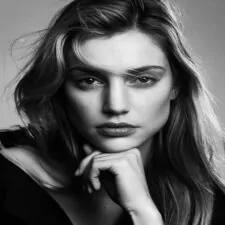
#> input picture 05_computer_vision/assets/004.jpeg, 225 x 225 px, found by its file name
$ jupyter execute --allow-errors part01.ipynb   (older library calls are emulated)
#> lines starting #> are read from the running program, lines starting #| are printed output that depends on the picture
[cell 1]
import cv2
import matplotlib.pyplot as plt
import numpy as np

[cell 2]
src = cv2.imread(r"C:\Users\Student\Desktop\pic08\004.jpeg")
#> src is the input picture: shape (225, 225, 3); mean B, G, R 90.2, 90.2, 90.2
src = cv2.GaussianBlur(src,(3,3), 0)
src_gray = cv2.cvtColor(src, cv2.COLOR_BGR2GRAY)
dst = cv2.Laplacian(src_gray, cv2.CV_16S, ksize = 3)
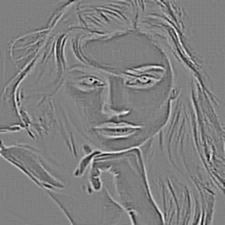
#> dst: shape (225, 225) int16; min -240, max 238, mean 0; drawn with min black and max white
abs_dst = cv2.convertScaleAbs(dst)
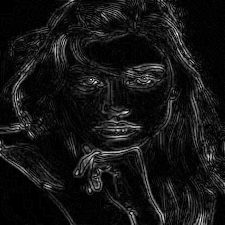
#> abs_dst: shape (225, 225); min 0, max 240, mean 20.3
plt.figure(figsize = (12, 7))
plt.subplot(121);plt.imshow(src[...,::-1]);plt.title("original")
plt.subplot(122);plt.imshow(abs_dst, cmap = "gray");plt.title("Laplacian")
plt.show()
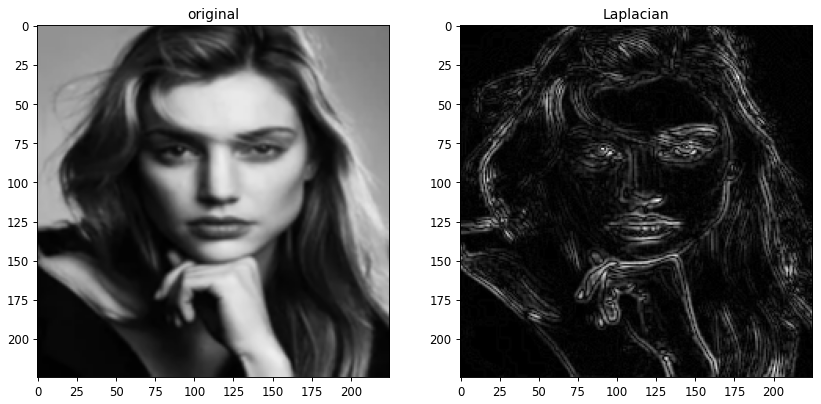
#> figure drawn by matplotlib, 2 panels

[cell 3]
src = cv2.imread(r"C:\Users\Student\Desktop\pic08\004.jpeg")
edge = cv2.Canny(src, 100, 200)
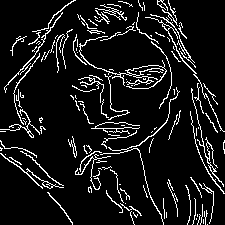
#> edge: shape (225, 225); 9.4% white in thin lines or dots
plt.figure(figsize = (12, 7))
plt.subplot(121);plt.imshow(src[...,::-1]);plt.title("original")
plt.subplot(122);plt.imshow(edge, cmap = "gray");plt.title("Canny")
plt.show()

[cell 4]
cap = cv2.VideoCapture(0)
while True:
    ret, frame = cap.read()
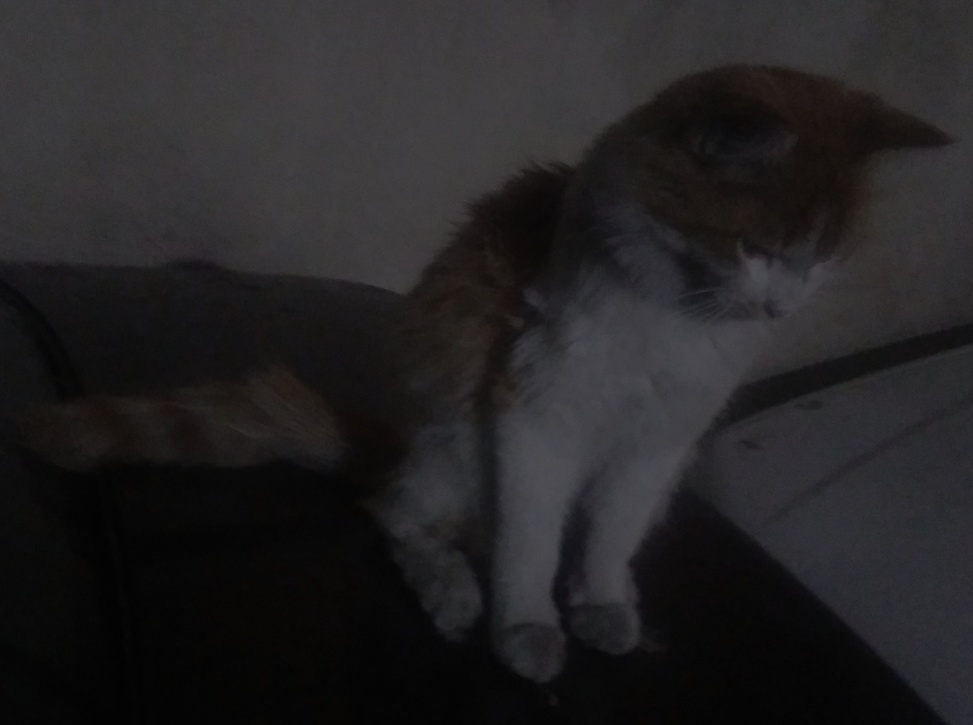
#> input picture 05_computer_vision/assets/000.jpg, 973 x 725 px, shrunk from 2168 x 1616 before the run, given in place of the camera
#> frame is the input picture: shape (725, 973, 3); mean B, G, R 35.9, 34.7, 35.9
    src_gray = cv2.cvtColor(frame, cv2.COLOR_BGR2GRAY)
#> src_gray: shape (725, 973)
    edge = cv2.Canny(src_gray, 100, 200)
#> edge: shape (725, 973); every value is 0
    edge = cv2.bitwise_not(edge)
#> edge: shape (725, 973); every value is 255
    cv2.imshow("webcam", edge)
    if cv2.waitKey(1)&0xff == 27:
#> (key Esc is pressed here)
        break
#> (the rest of this cell did not finish here and is left out)
